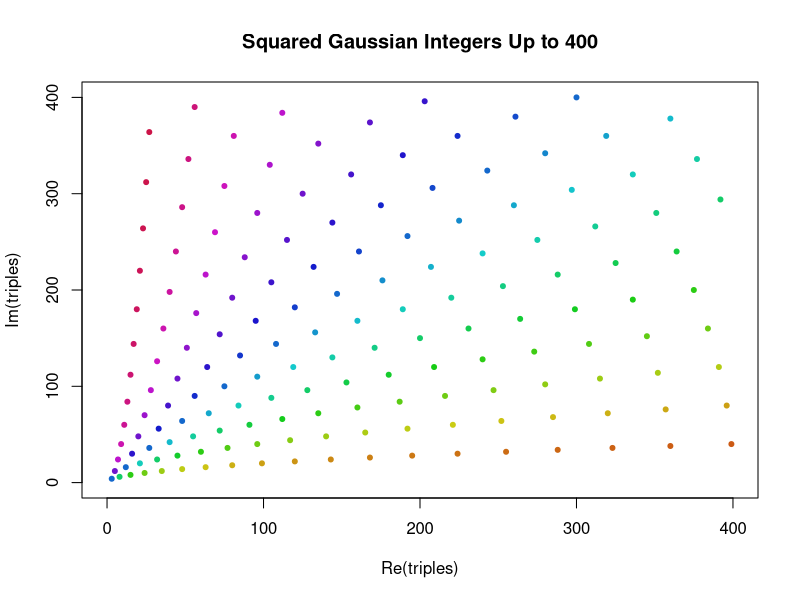
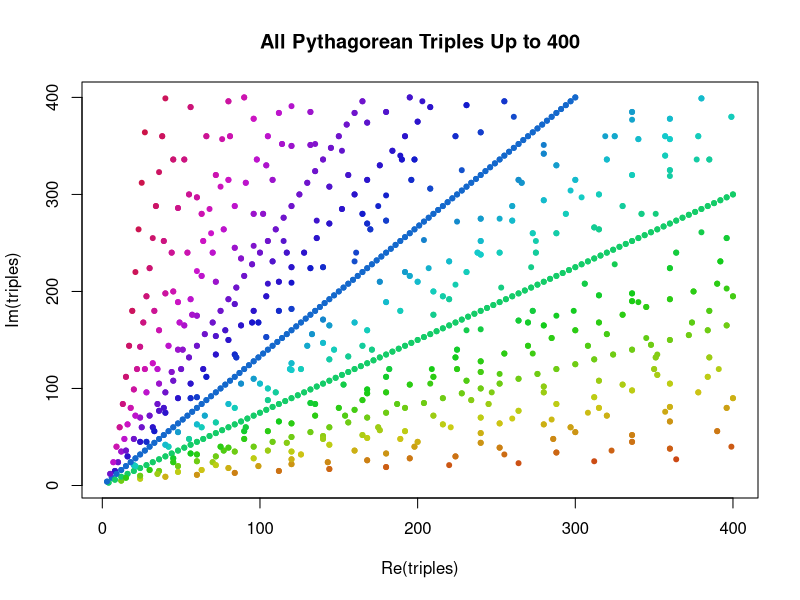
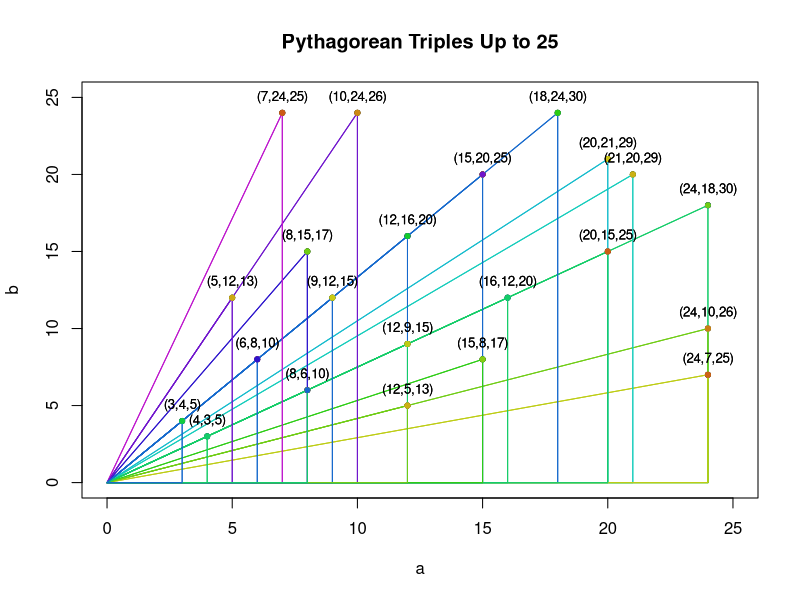

These charts were generated, in order, by the following R code:
## ---- chunk 1
knitr::opts_chunk$set(echo = TRUE, comment="#")
library(zoo)
## ---- chunk 2
triples <- c( 3+4i, 5+12i, 9+12i )
## ---- chunk 3
n = 400
grid <- expand.grid(u=1:(2*n), v=1:(2*n))
grid <- grid[ grid$u > grid$v, ]
gaussian_integers <- complex(real=grid$u, imaginary=grid$v)
## ---- chunk 4
triples <- gaussian_integers^2

# display the 10 with the smallest norm
cat( triples[order(Mod(triples))][1:10], sep="\n")
## ---- chunk 5
triples <- triples[ Re(triples) <= n & Im(triples) <= n ]

# helper function to colorize complex points by their angle.
argcolor <- function(z) hsv(Arg(z)*2/pi, s=0.9, v=0.8)

plot(
  triples, 
  col=argcolor(triples),
  pch=20,
  xlim=c(0,n),
  ylim=c(0,n),
  main=paste("Squared Gaussian Integers Up to", n)
)
## ---- chunk 6

multiples <- lapply(1:(floor(n/3)), function(m) triples*m)
triples <- unique(do.call(c, multiples))
## ---- chunk 7
halves <- triples[ Re(triples) %% 2 == 0 & Im(triples) %% 2 == 0 ] / 2
triples <- unique(c(triples, halves))
## ---- chunk 8
triples <- triples[ Re(triples) <= n & Im(triples) <= n]
triples <- c(triples, complex(real=Im(triples), imaginary=Re(triples)))
## ---- chunk 9
plot(triples, col=argcolor(triples), pch=20)
title(paste("All Pythagorean Triples Up to", n))
## ---- chunk 10
small_n = 25
small_triples <- triples[ Re(triples) < small_n & Im(triples) < small_n ]
small_triples <- small_triples[ order(Mod(small_triples), decreasing=TRUE) ]

# plot points
plot(
  small_triples, 
  pch=20,
  ylim=c(0,small_n), 
  xlim=c(0,small_n),
  ylab="b", xlab="a")

# add triangles. Can't rely on automatic complex plane plotting here.
segments(
  Re(small_triples), Im(small_triples), 
  0, 0, 
  col=argcolor(small_triples))
segments(
  Re(small_triples), Im(small_triples), 
  Re(small_triples), 0, 
  col=argcolor(small_triples))
segments(
  Re(small_triples), 0, 
  0, 0, 
  col=argcolor(small_triples))

# points again, so that they're in the foreground.
points(small_triples, pch=20, col=argcolor(triples), cex=1)

# text label for the points
text(
  x=small_triples + 1i, 
  cex=0.8,
  labels=paste0(
    "(", 
    Re(small_triples), 
    ",",
    Im(small_triples),
    ",",
    Mod(small_triples),
    ")"
  )
)
title(paste("Pythagorean Triples Up to", small_n))
